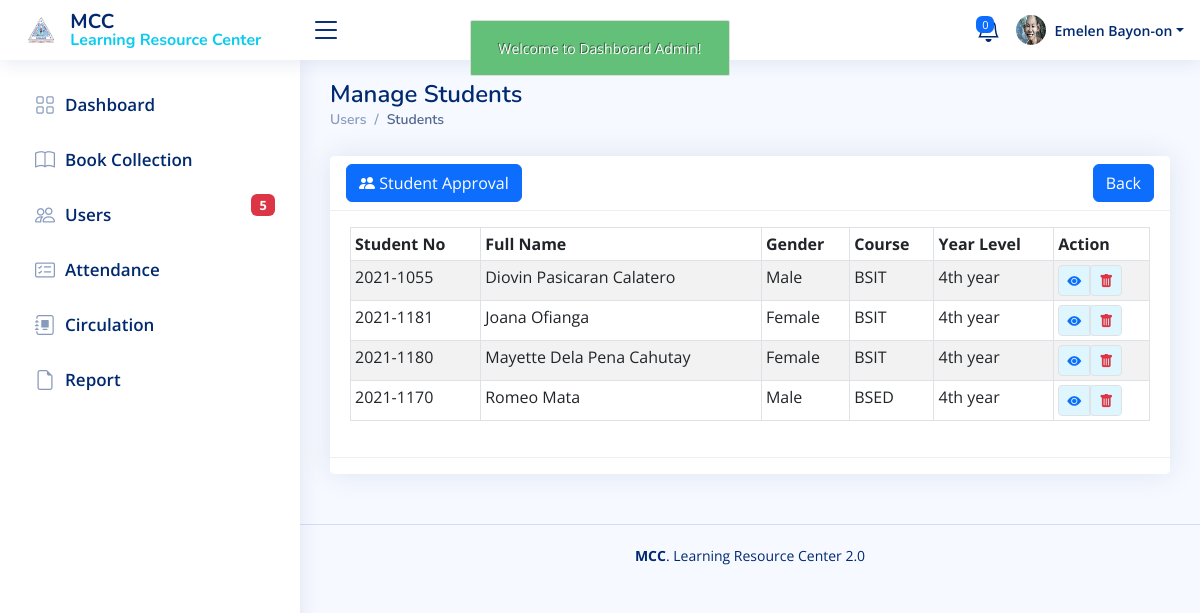
Page /admin/user_student.php (signed in) on the earlier database version.
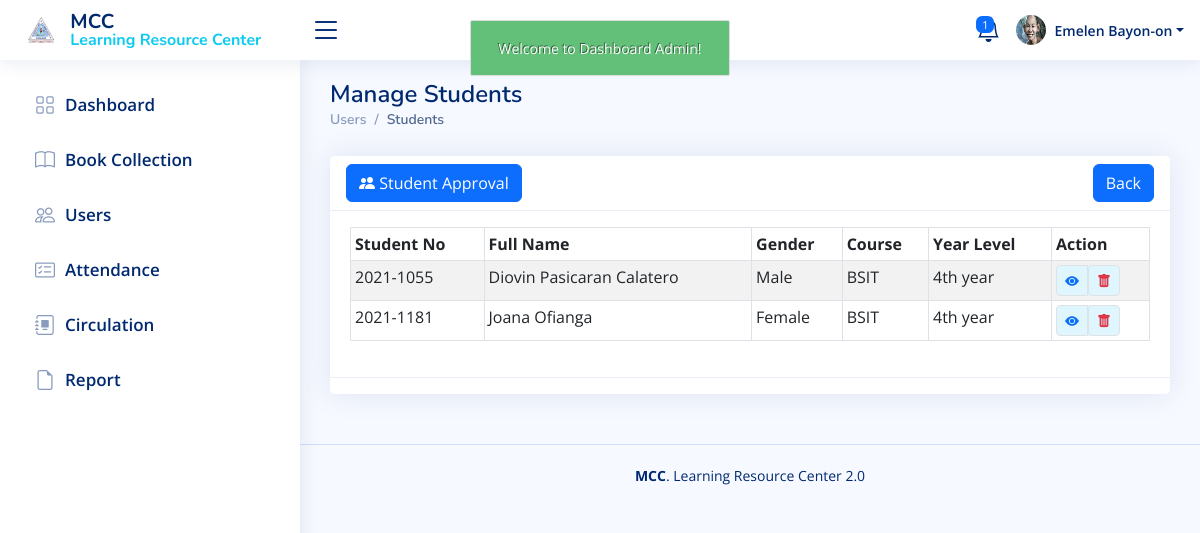
Same page on the later database version.
### tables this page shows
CREATE TABLE `user` (
  `user_id` int(11) NOT NULL,
  `user_log_id` int(11) NOT NULL,
  `lastname` varchar(45) NOT NULL,
  `firstname` varchar(45) NOT NULL,
  `middlename` varchar(45) NOT NULL,
  `gender` varchar(20) NOT NULL,
  `course` varchar(45) NOT NULL,
  `address` varchar(100) NOT NULL,
  `cell_no` varchar(25) NOT NULL,
  `birthdate` varchar(45) NOT NULL,
  `email` varchar(50) NOT NULL,
  `year_level` varchar(45) NOT NULL,
  `student_id_no` varchar(45) NOT NULL,
  `password` varchar(255) NOT NULL,
  `cpassword` varchar(255) NOT NULL,
  `role_as` varchar(50) NOT NULL,
  `status` varchar(50) NOT NULL,
  `user_added` datetime NOT NULL,
  `qr_code` varchar(255) NOT NULL,
  `verify_token` varchar(255) NOT NULL
);

### admin/user_student.php (the view, shortened to what the changed rows need)
<?php
include('authentication.php');
include('includes/header.php');
include('./includes/sidebar.php');
?>
<main id="main" class="main">
     <div class="pagetitle d-flex justify-content-between">
          <div>
               <h1>Manage Students</h1>
          </div>
     </div>
     <section class="section">
          <div class="row">
               <div class="col-lg-12">
                    <div class="card">
                         <div class="card-body">
                              <div class="table-responsive mt-3">
                                   <table id="myDataTable" class="table table-bordered table-striped table-sm">
                                        <thead>
                                             <tr>
                                                  <th>Student No</th>
                                                  <th>Full Name</th>
                                                  <th>Gender</th>
                                                  <th>Course</th>
                                                  <th>Year Level</th>
                                                  <th>Action</th>
                                             </tr>
                                        </thead>
                                        <tbody>
                                             <?php
                                             $query = "SELECT * FROM user WHERE status = 'approved' AND role_as = 'student' ORDER BY user_id ASC";
                                             $query_run = mysqli_query($con, $query);
                                             if(mysqli_num_rows($query_run))
                                             {
                                                  foreach($query_run as $user)
                                                  {
                                                       ?>
                                             <tr>
                                                  <td><?=$user['student_id_no'];?></td>
                                                  <td>
                                                       <?=$user['firstname'].' '.$user['middlename'].' '.$user['lastname']?>
                                                  </td>
                                                  <td><?=$user['gender'];?></td>
                                                  <td><?=$user['course'];?></td>
                                                  <td><?=$user['year_level'];?></td>
                                                  <td class=" justify-content-center">
                                                       <div class="btn-group" style="background: #DFF6FF;  ">
                                                            <a href="user_student_view.php?id=<?=$user['user_id']; ?>"
                                                                 name=""
                                                                 class="viewBookBtn btn btn-sm  border text-primary"
                                                                 data-bs-toggle="tooltip" data-bs-placement="bottom"
                                                                 title="View Student">
                                                                 <i class="bi bi-eye-fill"></i>
                                                            </a>
                                                            <form action="user_student_code.php" method="POST">
                                                                 <button type="submit" name="delete_student"
                                                                      value="<?=$user['user_id'];?>"
                                                                      class="btn btn-sm  border text-danger"
                                                                      data-bs-toggle="tooltip"
                                                                      data-bs-placement="bottom" title="Delete Student">
                                                                      <i class="bi bi-trash-fill"></i>
                                                                 </button>
                                                            </form>
                                                       </div>
                                                  </td>
                                             </tr>
                                             <?php
                                                  }
                                             }
                                             else
                                             {
                                                  echo "No records found";
                                             }
                                             ?>
                                        </tbody>
                                   </table>
                              </div>
                         </div>
                    </div>
               </div>
          </div>
     </section>
</main>
<?php
include('./includes/script.php');
?>

### admin/includes/topnav.php (shortened to what the changed rows need)
<header id="header" class="header fixed-top d-flex align-items-center">
     <nav class="header-nav ms-auto">
          <ul class="d-flex align-items-center">
               <li class="nav-item dropdown me-3">
                    <a class="nav-link nav-icon fs-4" href="#" data-bs-toggle="dropdown">
                         <?php
                                             $query = "SELECT COUNT(DISTINCT user_id) AS total_borrowers FROM holds WHERE hold_status = 'Hold'";
                                             $query_run = mysqli_query($con, $query);
                                             if ($query_run) {
                                                 $row = mysqli_fetch_assoc($query_run);
                                                 $total_borrowers = $row['total_borrowers'];
                                                 echo '<span class="badge bg-primary badge-number">'.$total_borrowers.'</span>';
                                             } else {
                                                 echo '<span class="badge bg-primary badge-number">0</span>';
                                             }
                                             ?>
                    </a>
               </li>
          </ul>
     </nav>
</header>

### admin/includes/sidebar.php (shortened to what the changed rows need)
<aside id="sidebar" class="sidebar" id="v-pills-tab" role="tablist">
     <?php  $page = substr($_SERVER['SCRIPT_NAME'], strrpos($_SERVER['SCRIPT_NAME'], "/")+ 1); ?>
     <ul class="sidebar-nav" id="sidebar-nav">
          <li class="nav-item">
    <a class="nav-link collapsed<?= ($page == 'users.php' ||
        $page == 'user_student.php' ||
        $page == 'user_student_add.php' ||
        $page == 'user_student_view.php' ||
        $page == 'user_student_edit.php' ||
        $page == 'user_faculty.php' ||
        $page == 'user_student_approval.php') ? ' active' : '' ?>"
        href="users.php">
        <i class="bi bi-people"></i><span>Users</span>
        <?php
            $user_sql = "SELECT COUNT(*) AS pending_count FROM user WHERE status = 'pending'";
            $faculty_sql = "SELECT COUNT(*) AS pending_count FROM faculty WHERE status = 'pending'";
            $user_result = mysqli_query($con, $user_sql);
            $faculty_result = mysqli_query($con, $faculty_sql);
            $user_row = mysqli_fetch_assoc($user_result);
            $faculty_row = mysqli_fetch_assoc($faculty_result);
            $pendingCount = $user_row['pending_count'] + $faculty_row['pending_count'];
            if ($pendingCount > 0) {
                echo '<span class="badge bg-danger">' . $pendingCount . '</span>';
            }
        ?>
    </a>
</li>
     </ul>
</aside>

Differences in the rows shown:
removed user: student_id_no "2021-1180", firstname "Mayette", middlename "Dela Pena", lastname "Cahutay", gender "Female", course "BSIT", year_level "4th year", $user['user_id'] 87 (drawn)
removed user: student_id_no "2021-1170", firstname "Romeo", lastname "Mata", gender "Male", course "BSED", year_level "4th year", $user['user_id'] 88 (drawn)
Other differences:
$total_borrowers: "0" → "1"
$pendingCount: "5" → (not shown)
